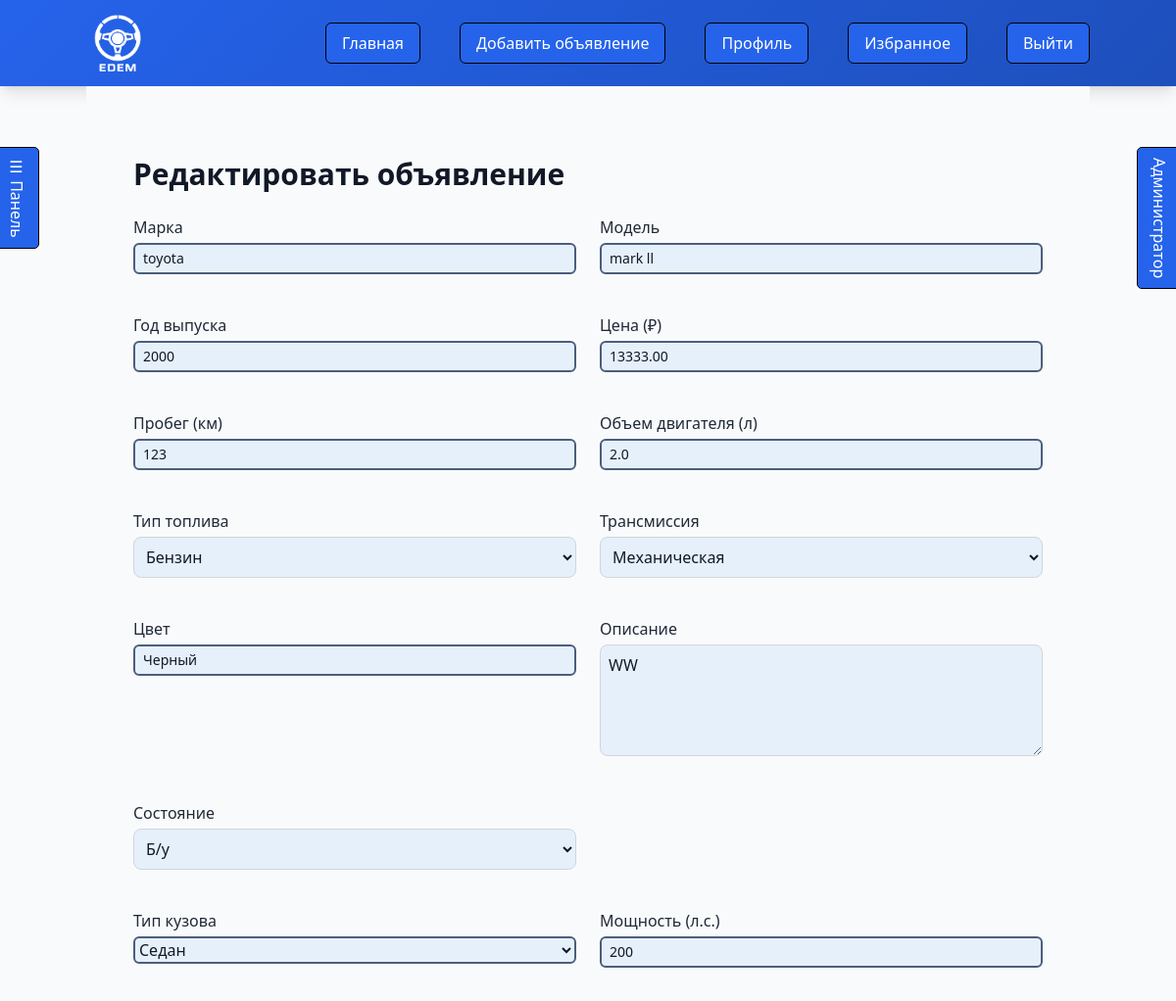
The page /edit_car/1/ (signed in, upper part) on the database as committed earlier.
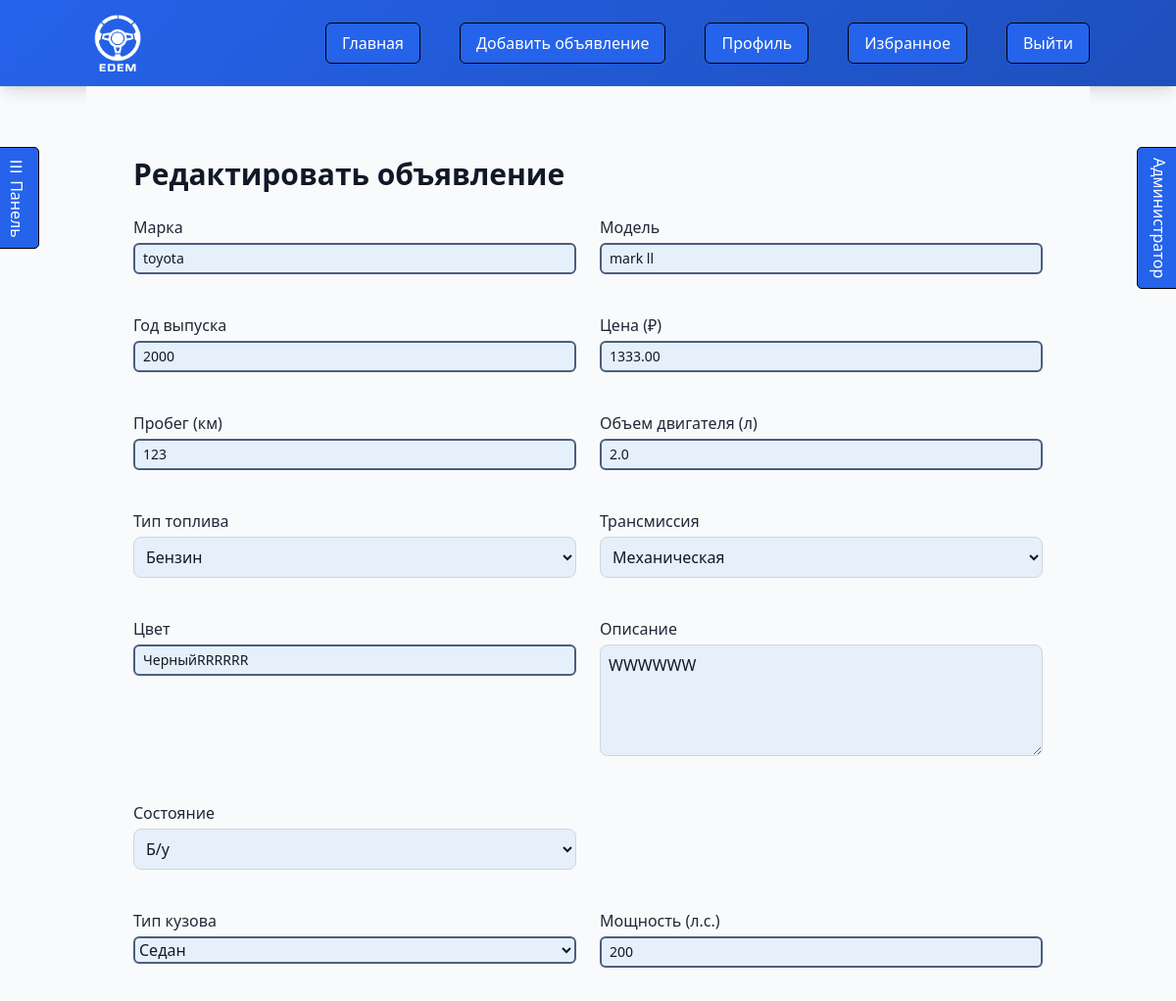
The same page on the database as committed later.
### cars/models.py (models this page shows, shortened)
class Car(models.Model):
    FUEL_TYPE_CHOICES = [
        ('Бензин', 'Бензин'),
        ('Дизель', 'Дизель'),
        ('Электрическая', 'Электрическая'),
        ('Гибрид', 'Гибрид'),
        ('Газ', 'Газ'),
    ]
    TRANSMISSION_CHOICES = [
        ('Механическая', 'Механическая'),
        ('Автоматическая', 'Автоматическая'),
        ('Робот', 'Робот'),
        ('Вариатор', 'Вариатор'),
    ]
    CONDITION_CHOICES = [
        ('new', 'Новый'),
        ('used', 'Б/у'),
    ]
    user = models.ForeignKey(User, on_delete=models.CASCADE)
    brand = models.CharField(max_length=100)
    model = models.CharField(max_length=100)
    year = models.PositiveIntegerField(validators=[MaxValueValidator(timezone.now().year)])
    price = models.DecimalField(max_digits=12, decimal_places=2, validators=[MinValueValidator(0)])
    mileage = models.PositiveIntegerField(validators=[MinValueValidator(0)])
    engine_capacity = models.DecimalField(max_digits=4, decimal_places=1, validators=[MinValueValidator(0.1)])
    fuel_type = models.CharField(max_length=50, choices=FUEL_TYPE_CHOICES)
    transmission = models.CharField(max_length=50, choices=TRANSMISSION_CHOICES)
    color = models.CharField(max_length=50, blank=True, null=True)
    description = models.TextField()
    created_at = models.DateTimeField(default=timezone.now)
    is_sold = models.BooleanField(default=False)
    condition = models.CharField(max_length=20, choices=CONDITION_CHOICES, default='used')

### cars/views.py (the view)
# urls.py: path('edit_car/<int:car_id>/', views.edit_car, name='edit_car'),
@login_required
@never_cache
def edit_car(request, car_id):
    car = get_object_or_404(Car, id=car_id)
    if car.user != request.user:
        return redirect('car_detail', car_id=car.id)
    try:
        spec = car.carspecification
    except CarSpecification.DoesNotExist:
        spec = None
    photo_range = range(1, 11)
    photo_url_fields = [f'photo_url_{i}' for i in photo_range]
    photo_file_fields = [f'photo_file_{i}' for i in photo_range]
    if request.method == 'POST':
        form = CarForm(request.POST, request.FILES, instance=car)
        spec_form = CarSpecificationForm(request.POST, instance=spec)
        if form.is_valid() and spec_form.is_valid():
            with transaction.atomic():
                old_price = car.price
                car = form.save()
                if old_price != car.price:
                    PriceHistory.objects.create(
                        car=car,
                        old_price=old_price,
                        new_price=car.price,
                        change_date=timezone.now()
                    )
                spec = spec_form.save(commit=False)
                spec.car = car
                spec.clean()  # Проверка VIN
                spec.save()
                for key in form.cleaned_data:
                    if key.startswith('delete_photo_') and form.cleaned_data[key]:
                        photo_id = key.replace('delete_photo_', '')
                        CarPhoto.objects.filter(id=photo_id, car=car).delete()
                existing_photos = CarPhoto.objects.filter(car=car, photo_url__isnull=False)
                existing_urls = set(photo.photo_url for photo in existing_photos)
                photo_urls = form.cleaned_data.get('photo_urls_list', [])
                for url in photo_urls:
                    if url and url not in existing_urls:
                        CarPhoto.objects.create(car=car, photo_url=url)
                        existing_urls.add(url)
                photo_files = form.cleaned_data.get('photo_files_list', [])
                for photo_file in photo_files:
                    CarPhoto.objects.create(car=car, photo_file=photo_file)
            messages.success(request, 'Объявление успешно обновлено!')
            return redirect('car_detail', car_id=car.id)
        else:
            messages.error(request, 'Ошибка при редактировании объявления. Проверьте введенные данные.')
    else:
        initial_data = {}
        existing_photos = CarPhoto.objects.filter(car=car, photo_url__isnull=False)
        for i, photo in enumerate(existing_photos, 1):
            if i <= 10:
                initial_data[f'photo_url_{i}'] = photo.photo_url
        form = CarForm(instance=car, initial=initial_data)
        spec_form = CarSpecificationForm(instance=spec)
    unread_deals_count = get_unread_deals_count(request.user)
    return render(request, 'edit_car.html', {
        'form': form,
        'spec_form': spec_form,
        'car': car,
        'photo_url_fields': photo_url_fields,
        'photo_file_fields': photo_file_fields,
        'unread_deals_count': unread_deals_count
    })

### cars/forms.py
class CarSpecificationForm(forms.ModelForm):
    class Meta:
        model = CarSpecification
        fields = [
            'body_type', 'power', 'drive_type', 'vin', 'weight', 'country_of_origin'
        ]
        labels = {
            'body_type': 'Тип кузова',
            'power': 'Мощность (л.с.)',
            'drive_type': 'Тип привода',
            'vin': 'VIN',
            'weight': 'Масса (кг)',
            'country_of_origin': 'Страна производства',
        }
        widgets = {
            'body_type': forms.Select(choices=CarSpecification.BODY_TYPE_CHOICES),
            'drive_type': forms.Select(choices=CarSpecification.DRIVE_TYPE_CHOICES),
        }

### cars/models.py (called while the page is built)
    def get_photo(self):
        return self.photo_file.url if self.photo_file else (self.photo_url if self.photo_url else '/media/car_photos/default-car.jpg')

### cars/templatetags/custom_filters.py (called while the page is built)
@register.filter
def startswith(text, prefix):
    return text.startswith(prefix)

### templates/edit_car.html (shortened to what this page needs)
{% extends 'base.html' %}
{% load custom_filters %}
{% block content %}
<div class="mx-auto p-4 sm:p-6 md:p-8" style="background-color: var(--background-color);">
    <h1 class="text-xl sm:text-2xl md:text-3xl font-bold mb-4 sm:mb-6" style="color: var(--text-color);">Редактировать объявление</h1>
    <form method="post" enctype="multipart/form-data" class="space-y-4 sm:space-y-6">
        <div class="grid grid-cols-1 sm:grid-cols-2 gap-4 sm:gap-6">
            {% for field in form %}
            {% if not field.name|startswith:"photo_" and not field.name|startswith:"delete_photo_" %}
            <div class="mb-4">
                <label for="{{ field.id_for_label }}" class="block text-sm sm:text-base font-medium mb-1" style="color: var(--secondary-color);">{{ field.label }}</label>
                {{ field }}
            </div>
            {% endif %}
            {% endfor %}
        </div>
        <div class="grid grid-cols-1 sm:grid-cols-2 gap-4 sm:gap-6">
            {% for field in spec_form %}
            <div class="mb-4">
                <label for="{{ field.id_for_label }}" class="block text-sm sm:text-base font-medium mb-1" style="color: var(--secondary-color);">{{ field.label }}</label>
                {{ field }}
            </div>
            {% endfor %}
        </div>
    </form>
</div>
{% endblock %}

Rows that differ between the two databases and show on the page:
changed Car "toyota": price "13333.00" → "1333.00"; color "Черный" → "ЧерныйRRRRRR"; description "WW" → "WWWWWW"
